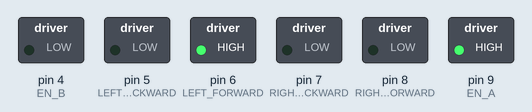
The sketch below on a simulated Arduino Uno, built with avr-gcc and run on an emulated ATmega328P. On the bench: switched loads named in the sketch (green lamp = pin HIGH). What the sketch prints to the serial monitor is not drawn.

Above: at 0.05 s.
Timing chart, 0 to 3.0 s (numbered marks = the images above):
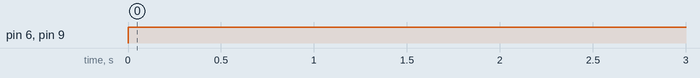

Measured:
- by itself, pin 6 (LEFT_FORWARD), pin 9 (EN_A): LOW → HIGH at 0.00 s

The sketch:

moving.ino
```cpp
// pin definitions
#define EN_A 9
#define EN_B 4
#define RIGHT_FORWARD 8 // right wheel forward
#define RIGHT_BACKWARD 7 // right wheel reverse
#define LEFT_FORWARD 6 // left wheel forward
#define LEFT_BACKWARD 5 // left wheel reverse


void setup() {
  // put your setup code here, to run once:
  Serial.begin(115200);

  pinMode(EN_A, OUTPUT);
  pinMode(EN_B, OUTPUT);
  pinMode(RIGHT_FORWARD, OUTPUT);
  pinMode(RIGHT_BACKWARD, OUTPUT);
  pinMode(LEFT_FORWARD, OUTPUT);
  pinMode(LEFT_BACKWARD, OUTPUT);
}

void forward(){
  Serial.println("Going forward");
  digitalWrite(EN_A, HIGH);
  digitalWrite(EN_B, HIGH);
  digitalWrite(RIGHT_FORWARD, LOW);
  digitalWrite(RIGHT_BACKWARD, HIGH);
  digitalWrite(LEFT_FORWARD, LOW);
  digitalWrite(LEFT_BACKWARD, HIGH);
}
void backward(){
  Serial.println("Going backward");
  digitalWrite(EN_A, HIGH);
  digitalWrite(EN_B, HIGH);
  digitalWrite(RIGHT_FORWARD, HIGH);
  digitalWrite(RIGHT_BACKWARD, LOW);
  digitalWrite(LEFT_FORWARD, HIGH);
  digitalWrite(LEFT_BACKWARD, LOW);
}
void turnLeft(){
  Serial.println("Turning Left");
  digitalWrite(EN_A, HIGH);
  digitalWrite(EN_B, LOW);
  digitalWrite(RIGHT_FORWARD, LOW);
  digitalWrite(RIGHT_BACKWARD, LOW);
  digitalWrite(LEFT_FORWARD, HIGH);
  digitalWrite(LEFT_BACKWARD, LOW);
}
void turnRight(){
  Serial.println("Turning Right");
  digitalWrite(EN_A, HIGH);
  digitalWrite(EN_B, HIGH);
  digitalWrite(RIGHT_FORWARD, LOW);
  digitalWrite(RIGHT_BACKWARD, HIGH);
  digitalWrite(LEFT_FORWARD, HIGH);
  digitalWrite(LEFT_BACKWARD, LOW);
}
void stop(){
  Serial.println("Stopped");
  digitalWrite(EN_A, LOW);
  digitalWrite(EN_B, LOW);
  digitalWrite(RIGHT_FORWARD, LOW);
  digitalWrite(RIGHT_BACKWARD, LOW);
  digitalWrite(LEFT_FORWARD, LOW);
  digitalWrite(LEFT_BACKWARD, LOW);
}


void loop() {
  // put your main code here, to run repeatedly:
  turnLeft();
  delay(1000);
  stop();
}
```
